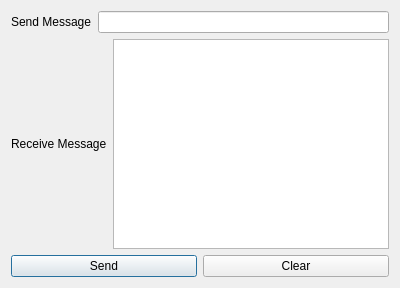
<?xml version="1.0" encoding="UTF-8"?>
<ui version="4.0">
 <class>Dialog</class>
 <widget class="QDialog" name="Dialog">
  <property name="geometry">
   <rect>
    <x>0</x>
    <y>0</y>
    <width>400</width>
    <height>288</height>
   </rect>
  </property>
  <property name="windowTitle">
   <string>Dialog</string>
  </property>
  <layout class="QGridLayout" name="gridLayout">
   <item row="0" column="0">
    <layout class="QVBoxLayout" name="verticalLayout">
     <item>
      <layout class="QHBoxLayout" name="horizontalLayout">
       <item>
        <widget class="QLabel" name="label">
         <property name="text">
          <string>Send Message</string>
         </property>
        </widget>
       </item>
       <item>
        <widget class="QLineEdit" name="lineEdit_send"/>
       </item>
      </layout>
     </item>
     <item>
      <layout class="QHBoxLayout" name="horizontalLayout_2">
       <item>
        <widget class="QLabel" name="label_2">
         <property name="text">
          <string>Receive Message</string>
         </property>
        </widget>
       </item>
       <item>
        <widget class="QPlainTextEdit" name="plainTextEdit_receive"/>
       </item>
      </layout>
     </item>
     <item>
      <layout class="QHBoxLayout" name="horizontalLayout_3">
       <item>
        <widget class="QPushButton" name="pushButton">
         <property name="text">
          <string>Send</string>
         </property>
        </widget>
       </item>
       <item>
        <widget class="QPushButton" name="pushButton_2">
         <property name="text">
          <string>Clear</string>
         </property>
        </widget>
       </item>
      </layout>
     </item>
    </layout>
   </item>
  </layout>
 </widget>
 <resources/>
 <connections/>
</ui>
